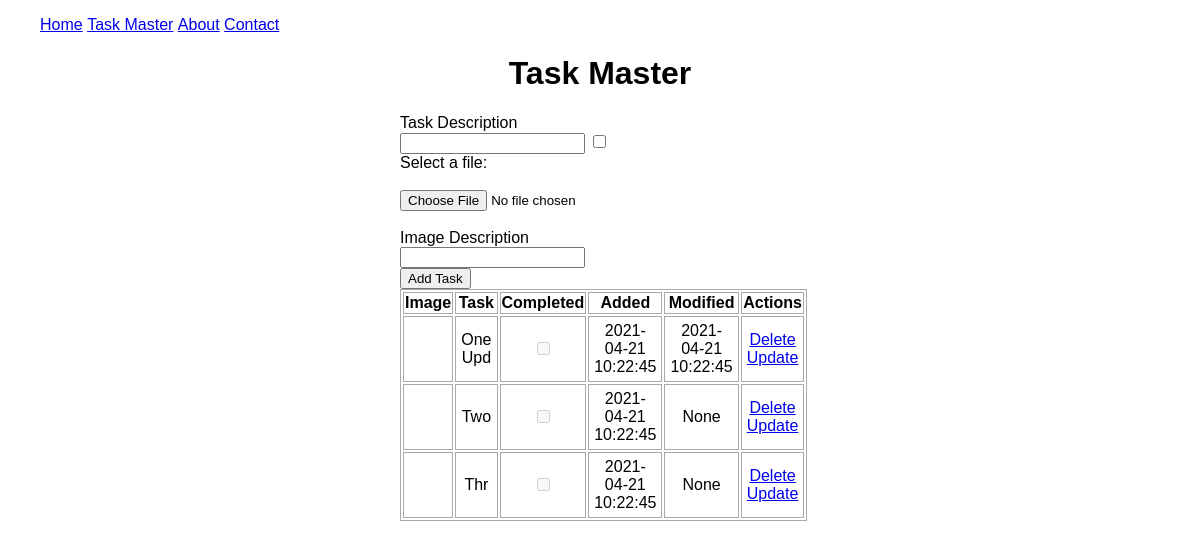
Screenshot of /todo with the database file from the repository.
### tables this page shows
CREATE TABLE Todos (
    TaskId     INTEGER     PRIMARY KEY
   ,Content    TEXT        NOT NULL
   ,Completed  INTEGER     NOT NULL DEFAULT 0
   ,Description    TEXT
   ,SourceFileName TEXT
   ,LocalFileName  TEXT
   ,DatTimIns  INTEGER (4) NOT NULL DEFAULT (strftime('%s', DateTime('Now', 'localtime'))) -- get Now/UTC, convert to local, convert to string/Unix Time, store as Integer(4)
   ,DatTimUpd  INTEGER(4)      NULL
);

### run.py (the view, shortened to what this page needs)
@app.route("/todo", methods=['GET','POST'])
def todo():
    task={}
    tasks = query_db(f"SELECT * FROM {app.config['TABLE_TODOV']} ORDER BY Completed;")
    if not tasks:
        flash("There are no tasks. Create one above!")
    return render_template("todo.html", page_title="Task Master", request_path=request.path, tasks=tasks, last_task=task)

### run.py (called while the page is built)
def get_db():
    db = getattr(g, '_database', None)
    if db is None:
        db = g._database = sqlite3.connect(app.config["SQLITE_DB"])
        db.row_factory = sqlite3.Row
    return db

@app.teardown_appcontext
def close_connection(exception):
    db = getattr(g, '_database', None)
    if db is not None:
        db.close()

def query_db(query, args=(), one=False):
    cur = get_db().execute(query, args)
    rv = cur.fetchone() if one else cur.fetchall()
    cur.close()
    return (rv[0] if type(rv)==list else rv) if one else rv

### templates/todo.html (shortened to what this page needs)
{% extends "base.html" %}
{% block body %}
<div class="content">
    <div class="form">
        <form action="{{ request_path }}" method="POST" enctype="multipart/form-data">
            <label for="Content">Task Description</label>
            <br>
            <input type="text" name="Content" id="Content" value="{{ last_task['Content'] }}">
            <input type="checkbox" name="Completed" id="completed" {% if last_task['Completed'] == 1 %}checked{% endif %}>
            <br>
            <label for="SourceFileName">Select a file:</label>
            <br><br>
            <input type="file" name="SourceFileName" id="SourceFileName" value="{{ last_task['SourceFileName'] }}">
            <br><br>
            <label for="Description">Image Description</label>
            <br>
            <input type="text" name="Description" id="Description" value="{{ last_task['Description'] }}">
            <br>
            <button type="submit">{% if last_task.TaskId is defined %}Update Task{% else %}Add Task{% endif %}</button>
        </form>
    </div>
    {% if tasks|length < 1 %}
    <br>
    {% else %}
    <table>
        <tr>
            <th>Image</th>
            <th>Task</th>
            <th>Completed</th>
            <th>Added</th>
            <th>Modified</th>
            <th>Actions</th>
        </tr>
        {% for task in tasks %}
            <tr>
                <td>
                </td>
                <td>{{ task['Content' ]}}</td>
                <td><input type="checkbox" disabled {% if task['Completed'] == 1 %}checked{% endif %}></td>
                <td>{{ task['DatTimIns'] }}</td>
                <td>{{ task['DatTimUpd'] }}</td>
                <td>
                    <a href="{{ url_for('delete_task', task_id=task['TaskId']) }}">Delete</a>
                    <br>
                    <a href="{{ url_for('update_task', task_id=task['TaskId']) }}">Update</a>
                </td>
            </tr>
        {% endfor %}
    </table>
    {% endif %}
</div>
{% endblock %}

### static/style.css (style rules this page uses)
body, html { margin: 0; font-family: Verdana, Geneva, Tahoma, sans-serif; }
.content { margin: 0 auto; width: 400px; }
table, td, th { border: 1px solid #aaa; }
td { text-align: center; padding: 5px; }
.form { margin-top: 20px; }

### rows the page displays
Todos: Content "One Upd", DatTimIns "2021-04-21 10:22:45", DatTimUpd "2021-04-21 10:22:45"
Todos: Content "Two", DatTimIns "2021-04-21 10:22:45", DatTimUpd "None"
Todos: Content "Thr", DatTimIns "2021-04-21 10:22:45", DatTimUpd "None"

### other values shown
{{ page_title }} "Task Master"
